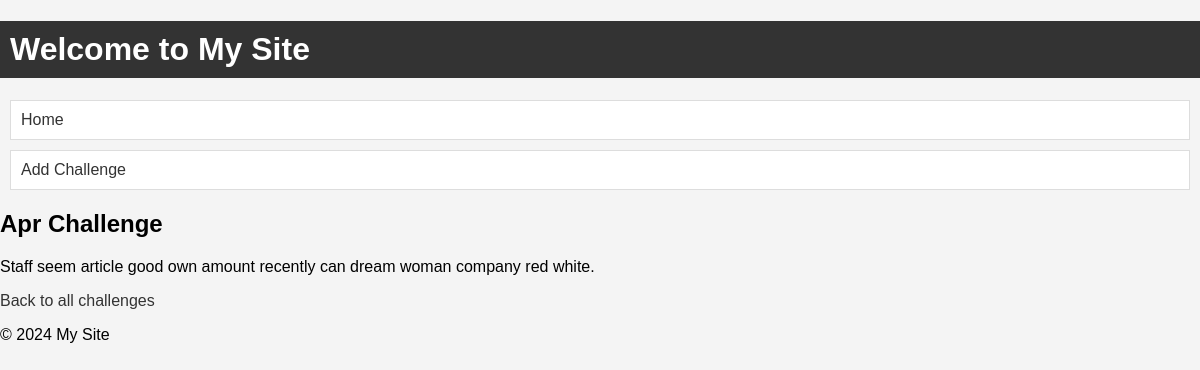
Screenshot of /challenge/Apr/ with the database file from the repository.
### challenges/models.py (models this page shows, shortened)
class MonthlyChallenge(models.Model):
    month = models.CharField(max_length=20, unique=True)
    challenge_text = models.TextField()

### challenges/views.py (the view)
# urls.py: path('challenge/<str:month>/', views.monthly_challenge, name='monthly_challenge'),
def monthly_challenge(request, month):
    challenge = get_object_or_404(MonthlyChallenge, month=month)
    return render(request, 'challenges/challenge.html', {'challenge': challenge})

### challenges/templatetags/challenges_filters.py (called while the page is built)
@register.filter(name='capitalize')
def capitalize(value):
    return value.capitalize()

### challenges/templates/challenges/challenge.html (shortened to what this page needs)
{% extends 'challenges/base.html' %}
{% load challenges_filters %}
{% block content %}
<h2>{{ challenge.month|capitalize }} Challenge</h2>
<p>{{ challenge.challenge_text }}</p>
<a href="{% url 'index' %}">Back to all challenges</a>
{% endblock %}

### challenges/static/challenges/styles.css (style rules this page uses)
body { font-family: Arial, sans-serif; background-color: #f4f4f4; margin: 0; padding: 0; }
a { text-decoration: none; color: #333; }

### rows the page displays
MonthlyChallenge: month "Apr", challenge_text "Staff seem article good own amount recently can dream woman company red white."
